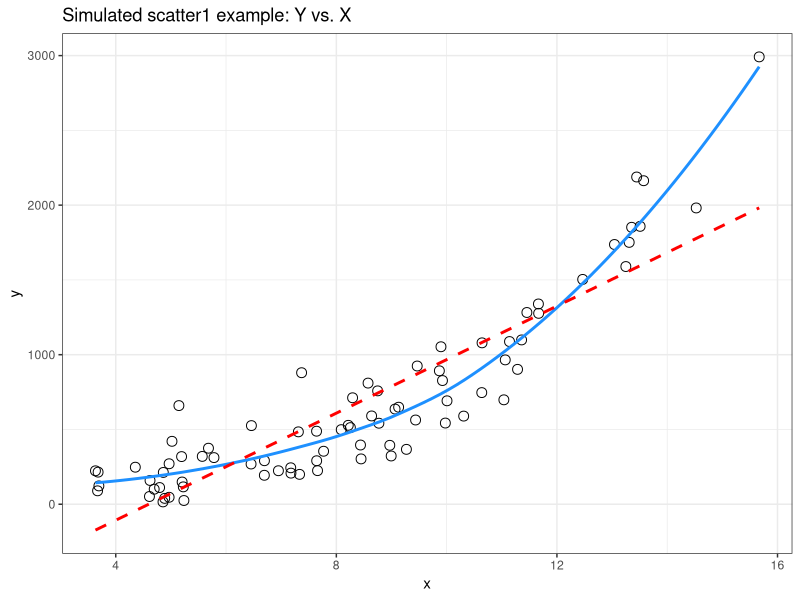
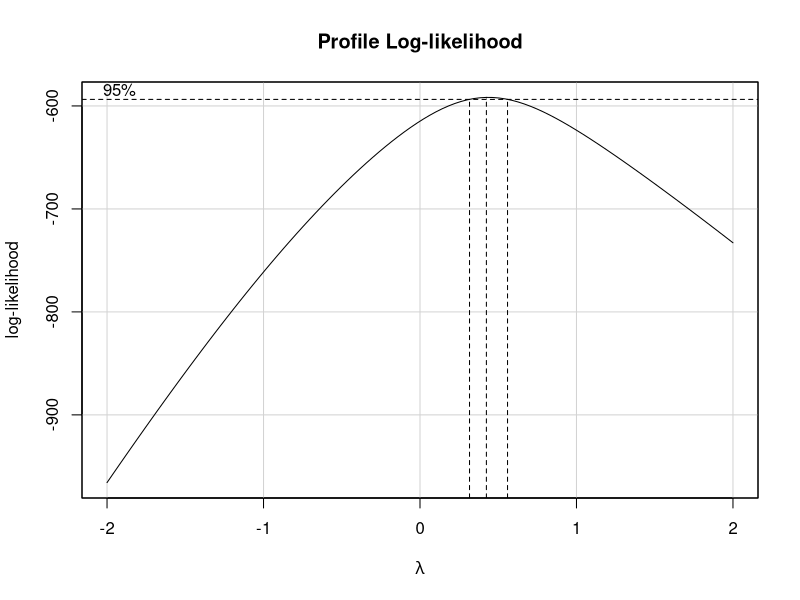
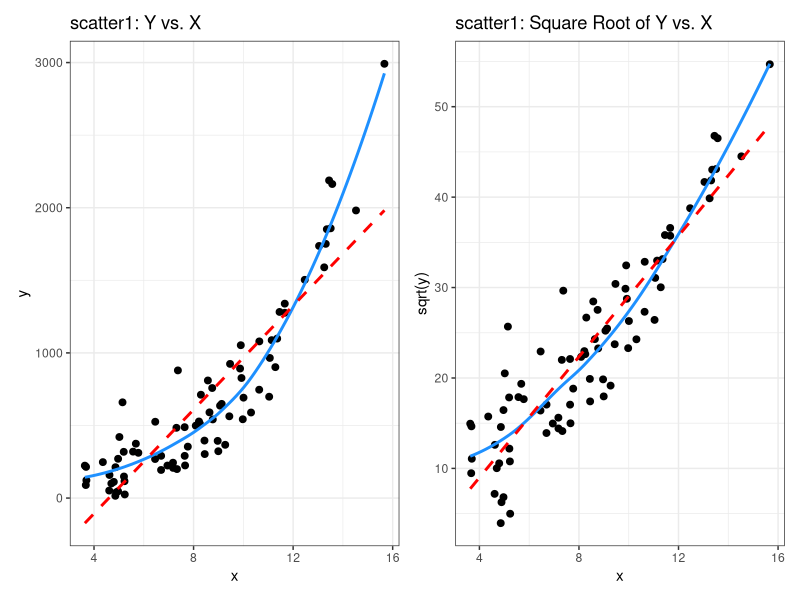
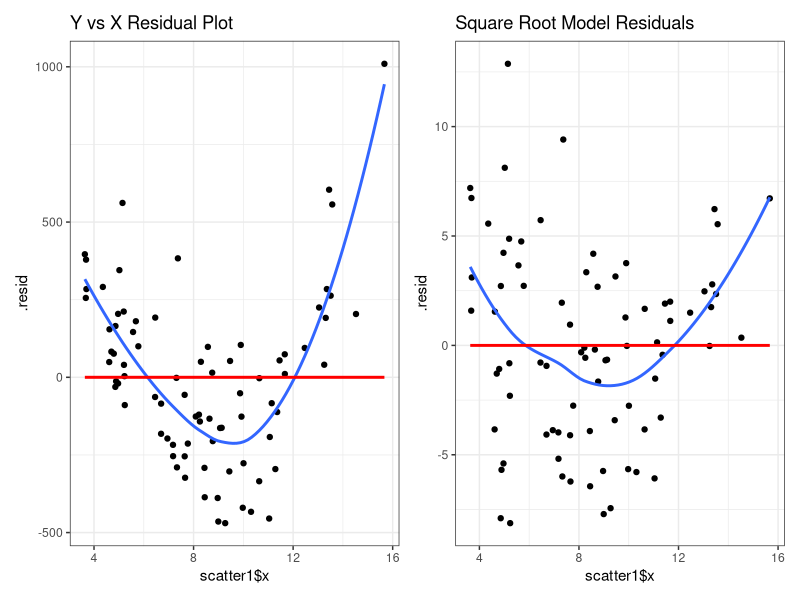

R code for these plots, in order: (Note: this script raises an error after producing the figures.)
## ---- chunk 1
#| message: false

knitr::opts_chunk$set(comment = NA)

library(broom)
library(car)
library(patchwork)
library(tidyverse)

theme_set(theme_bw())
## ---- chunk 2
set.seed(999); 
  x.rand <- rbeta(80, 2, 5) * 20 + 3
set.seed(1000); 
  y.rand <- abs(50 + 0.75*x.rand^(3) 
                - 0.65*x.rand + rnorm(80, 0, 200))

scatter1 <- tibble(x = x.rand, y = y.rand) 
rm(x.rand, y.rand)

ggplot(scatter1, aes(x = x, y = y)) +
    geom_point(shape = 1, size = 3) +
    ## add loess smooth
    geom_smooth(method = "loess", se = FALSE, 
                col = "dodgerblue", formula = y ~ x) +
    ## then add linear fit
    geom_smooth(method = "lm", se = FALSE, 
                col = "red", formula = y ~ x, linetype = "dashed") +
    labs(title = "Simulated scatter1 example: Y vs. X")
## ---- chunk 3
#| message: false

boxCox(scatter1$y ~ scatter1$x) 
powerTransform(scatter1$y ~ scatter1$x)
## ---- chunk 4
#| message: FALSE

p1 <- ggplot(scatter1, aes(x = x, y = y)) +
    geom_point(size = 2) +
    geom_smooth(method = "loess", se = FALSE, 
                formula = y ~ x, col = "dodgerblue") +
    geom_smooth(method = "lm", se = FALSE, 
                formula = y ~ x, col = "red", linetype = "dashed") +
    labs(title = "scatter1: Y vs. X")

p2 <- ggplot(scatter1, aes(x = x, y = sqrt(y))) +
    geom_point(size = 2) +
    geom_smooth(method = "loess", se = FALSE, 
                formula = y ~ x, col = "dodgerblue") +
    geom_smooth(method = "lm", se = FALSE, 
                formula = y ~ x, col = "red", linetype = "dashed") +
    labs(title = "scatter1: Square Root of Y vs. X")

p1 + p2
## ---- chunk 5
cor(scatter1$y, scatter1$x)
cor(sqrt(scatter1$y), scatter1$x)
## ---- chunk 6
#| fig.height: 4

model.orig <- lm(scatter1$y ~ scatter1$x)
model.sqrt <- lm(sqrt(scatter1$y) ~ scatter1$x)

p1 <- ggplot(augment(model.orig), aes(x = scatter1$x, y = .resid)) + 
    geom_point() +
    geom_smooth(method = "loess", formula = y ~ x, se = FALSE) +
    geom_smooth(method = "lm", formula = y ~ x, se = FALSE, col = "red") +
    labs(title = "Y vs X Residual Plot")

p2 <- ggplot(augment(model.sqrt), aes(x = scatter1$x, y = .resid)) + 
    geom_point() +
    geom_smooth(method = "loess", formula = y ~ x, se = FALSE) +
    geom_smooth(method = "lm", formula = y ~ x, se = FALSE, col = "red") +
    labs(title = "Square Root Model Residuals")

p1 + p2
## ---- chunk 7
nnyfs <- read_rds("data/nnyfs.Rds")
## ---- chunk 8
nnyfs_c <- nnyfs |> 
    filter(complete.cases(arm_circ, arm_length)) |>
    select(SEQN, arm_circ, arm_length)
## ---- chunk 9
nnyfs_c |> select(arm_length, arm_circ) |> cor()
## ---- chunk 10
ggplot(nnyfs_c, aes(x = arm_length, y = arm_circ)) +
    geom_point(alpha = 0.2) +
    geom_smooth(method = "loess", formula = y ~ x, 
                se = FALSE, color = "blue") +
    geom_smooth(method = "lm", formula = y ~ x, 
                se = FALSE, color = "red")
## ---- chunk 11
m1 <- lm(arm_circ ~ arm_length, data = nnyfs_c)

nnyfs_c_aug1 <- augment(m1, data = nnyfs_c)

nnyfs_c_aug1
## ---- chunk 12
ggplot(nnyfs_c_aug1, aes(x = arm_length, y = .resid)) +
    geom_point(alpha = 0.2) +
    geom_smooth(method = "loess", col = "purple",
                formula = y ~ x, se = FALSE) +
    labs(title = "Residuals show a curve.")
## ---- chunk 13
boxCox(nnyfs_c$arm_circ ~ nnyfs_c$arm_length) 
powerTransform(nnyfs_c$arm_circ ~ nnyfs_c$arm_length)
## ---- chunk 14
nnyfs_c <- nnyfs_c |>
    mutate(inv_arm_circ = 1/arm_circ)

p1 <- ggplot(nnyfs_c, aes(x = arm_length, y = inv_arm_circ)) +
    geom_point(alpha = 0.2) +
    geom_smooth(method = "loess", formula = y ~ x, 
                se = FALSE, color = "blue") +
    geom_smooth(method = "lm", formula = y ~ x, 
                se = FALSE, color = "red") +
    labs(title = "Transformation reduces curve")

m2 <- lm(inv_arm_circ ~ arm_length, data = nnyfs_c)

nnyfs_c_aug2 <- augment(m2, data = nnyfs_c)

p2 <- ggplot(nnyfs_c_aug2, aes(x = arm_length, y = .resid)) +
    geom_point(alpha = 0.2) +
    geom_smooth(method = "loess", col = "purple",
                formula = y ~ x, se = FALSE) +
    labs(title = "Residuals much improved")

p1 + p2 + 
    plot_annotation(title = "Evaluating the Inverse Transformation")

